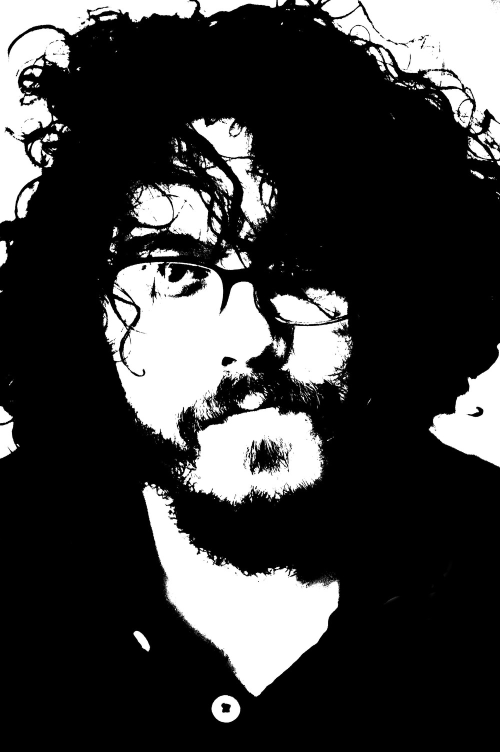
#> input picture hairface-thresh-b.jpg, 1000 x 1503 px, found by its file name (shown at 1/2 size)
$ python gaussian_blur.py
#> lines starting #> are read from the running program, lines starting #| are printed output that depends on the picture
import cv2
import numpy as np
img = cv2.imread('C:\\Users\Hp\PycharmProjects\opencv\hairface-thresh-b.jpg',1)
#> img is the input picture: shape (1503, 1000, 3); min 0, max 255, mean 60
img = cv2.resize(img,(400,550))
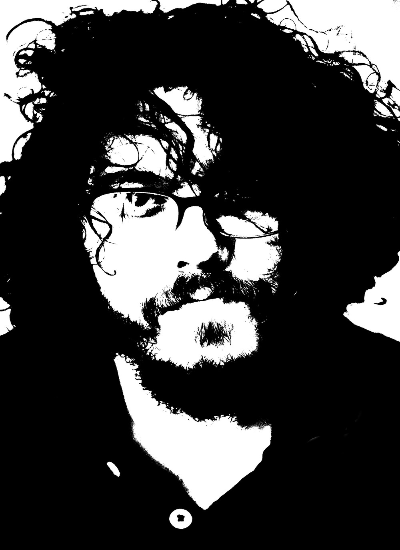
#> img: shape (550, 400, 3); min 0, max 255, mean 60
cv2.imshow('original',img)

blur = cv2.GaussianBlur(img,(5,15),0)#only odd numbers in tuple
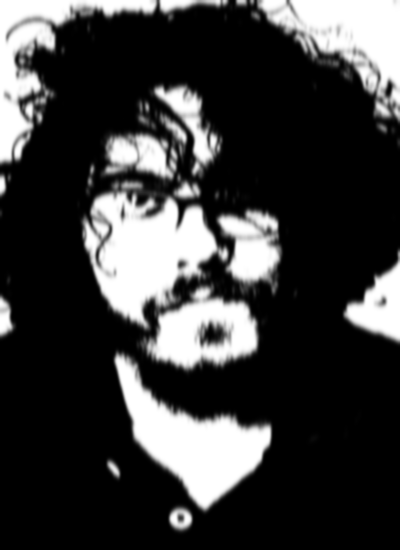
#> blur: shape (550, 400, 3); min 0, max 255, mean 59.9
cv2.imshow('blur',blur)

cv2.waitKey(0)
cv2.destroyAllWindows()
